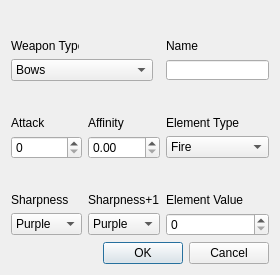
<?xml version="1.0" encoding="UTF-8"?>
<ui version="4.0">
 <class>addweapondialog</class>
 <widget class="QDialog" name="addweapondialog">
  <property name="geometry">
   <rect>
    <x>0</x>
    <y>0</y>
    <width>280</width>
    <height>275</height>
   </rect>
  </property>
  <property name="minimumSize">
   <size>
    <width>280</width>
    <height>275</height>
   </size>
  </property>
  <property name="maximumSize">
   <size>
    <width>280</width>
    <height>275</height>
   </size>
  </property>
  <property name="windowTitle">
   <string>Add Custom Weapon</string>
  </property>
  <layout class="QGridLayout" name="gridLayout">
   <item row="2" column="0" alignment="Qt::AlignBottom">
    <widget class="QLabel" name="label_2">
     <property name="maximumSize">
      <size>
       <width>16777215</width>
       <height>25</height>
      </size>
     </property>
     <property name="text">
      <string>Attack</string>
     </property>
    </widget>
   </item>
   <item row="0" column="0" alignment="Qt::AlignBottom">
    <widget class="QLabel" name="label">
     <property name="maximumSize">
      <size>
       <width>68</width>
       <height>25</height>
      </size>
     </property>
     <property name="text">
      <string>Weapon Type</string>
     </property>
    </widget>
   </item>
   <item row="0" column="2" alignment="Qt::AlignBottom">
    <widget class="QLabel" name="label_8">
     <property name="maximumSize">
      <size>
       <width>134</width>
       <height>25</height>
      </size>
     </property>
     <property name="text">
      <string>Name</string>
     </property>
    </widget>
   </item>
   <item row="1" column="2">
    <widget class="QLineEdit" name="nameLineEdit">
     <property name="maximumSize">
      <size>
       <width>134</width>
       <height>20</height>
      </size>
     </property>
    </widget>
   </item>
   <item row="1" column="0" colspan="2">
    <widget class="QComboBox" name="weaponTypeComboBox">
     <property name="maximumSize">
      <size>
       <width>142</width>
       <height>22</height>
      </size>
     </property>
     <item>
      <property name="text">
       <string>Bows</string>
      </property>
     </item>
     <item>
      <property name="text">
       <string>ChargeBlades</string>
      </property>
     </item>
     <item>
      <property name="text">
       <string>DualBlades</string>
      </property>
     </item>
     <item>
      <property name="text">
       <string>GreatSwords</string>
      </property>
     </item>
     <item>
      <property name="text">
       <string>Gunlances</string>
      </property>
     </item>
     <item>
      <property name="text">
       <string>Hammers</string>
      </property>
     </item>
     <item>
      <property name="text">
       <string>HeavyBowguns</string>
      </property>
     </item>
     <item>
      <property name="text">
       <string>InsectGlaives</string>
      </property>
     </item>
     <item>
      <property name="text">
       <string>Lances</string>
      </property>
     </item>
     <item>
      <property name="text">
       <string>LightBowguns</string>
      </property>
     </item>
     <item>
      <property name="text">
       <string>LongSwords</string>
      </property>
     </item>
     <item>
      <property name="text">
       <string>SwordnShields</string>
      </property>
     </item>
    </widget>
   </item>
   <item row="2" column="1" alignment="Qt::AlignBottom">
    <widget class="QLabel" name="label_3">
     <property name="text">
      <string>Affinity</string>
     </property>
    </widget>
   </item>
   <item row="2" column="2" alignment="Qt::AlignBottom">
    <widget class="QLabel" name="label_4">
     <property name="text">
      <string>Element Type</string>
     </property>
    </widget>
   </item>
   <item row="3" column="0">
    <widget class="QSpinBox" name="attackSpinBox"/>
   </item>
   <item row="3" column="1">
    <widget class="QDoubleSpinBox" name="affinityDoubleSpinBox"/>
   </item>
   <item row="5" column="0">
    <widget class="QComboBox" name="sharpnessButtonBox">
     <item>
      <property name="text">
       <string>Purple</string>
      </property>
     </item>
     <item>
      <property name="text">
       <string>White</string>
      </property>
     </item>
     <item>
      <property name="text">
       <string>Blue</string>
      </property>
     </item>
     <item>
      <property name="text">
       <string>Green</string>
      </property>
     </item>
     <item>
      <property name="text">
       <string>Yellow</string>
      </property>
     </item>
     <item>
      <property name="text">
       <string>Orange</string>
      </property>
     </item>
     <item>
      <property name="text">
       <string>Red</string>
      </property>
     </item>
    </widget>
   </item>
   <item row="6" column="0" colspan="3">
    <widget class="QDialogButtonBox" name="buttonBox">
     <property name="orientation">
      <enum>Qt::Horizontal</enum>
     </property>
     <property name="standardButtons">
      <set>QDialogButtonBox::Cancel|QDialogButtonBox::Ok</set>
     </property>
    </widget>
   </item>
   <item row="3" column="2">
    <widget class="QComboBox" name="elementTypeComboBox">
     <item>
      <property name="text">
       <string>Fire</string>
      </property>
     </item>
     <item>
      <property name="text">
       <string>Water</string>
      </property>
     </item>
     <item>
      <property name="text">
       <string>Ice</string>
      </property>
     </item>
     <item>
      <property name="text">
       <string>Dragon</string>
      </property>
     </item>
     <item>
      <property name="text">
       <string>Thunder</string>
      </property>
     </item>
     <item>
      <property name="text">
       <string>None/Status</string>
      </property>
     </item>
    </widget>
   </item>
   <item row="4" column="2" alignment="Qt::AlignBottom">
    <widget class="QLabel" name="label_5">
     <property name="text">
      <string>Element Value</string>
     </property>
    </widget>
   </item>
   <item row="4" column="1" alignment="Qt::AlignBottom">
    <widget class="QLabel" name="label_7">
     <property name="text">
      <string>Sharpness+1</string>
     </property>
    </widget>
   </item>
   <item row="5" column="1">
    <widget class="QComboBox" name="sharpness1ComboBox">
     <item>
      <property name="text">
       <string>Purple</string>
      </property>
     </item>
     <item>
      <property name="text">
       <string>White</string>
      </property>
     </item>
     <item>
      <property name="text">
       <string>Blue</string>
      </property>
     </item>
     <item>
      <property name="text">
       <string>Green</string>
      </property>
     </item>
     <item>
      <property name="text">
       <string>Yellow</string>
      </property>
     </item>
     <item>
      <property name="text">
       <string>Orange</string>
      </property>
     </item>
     <item>
      <property name="text">
       <string>Red</string>
      </property>
     </item>
    </widget>
   </item>
   <item row="5" column="2">
    <widget class="QSpinBox" name="elementSpinBox"/>
   </item>
   <item row="4" column="0" alignment="Qt::AlignBottom">
    <widget class="QLabel" name="label_6">
     <property name="maximumSize">
      <size>
       <width>16777215</width>
       <height>25</height>
      </size>
     </property>
     <property name="text">
      <string>Sharpness</string>
     </property>
    </widget>
   </item>
  </layout>
 </widget>
 <resources/>
 <connections>
  <connection>
   <sender>buttonBox</sender>
   <signal>accepted()</signal>
   <receiver>addweapondialog</receiver>
   <slot>accept()</slot>
   <hints>
    <hint type="sourcelabel">
     <x>248</x>
     <y>254</y>
    </hint>
    <hint type="destinationlabel">
     <x>157</x>
     <y>274</y>
    </hint>
   </hints>
  </connection>
  <connection>
   <sender>buttonBox</sender>
   <signal>rejected()</signal>
   <receiver>addweapondialog</receiver>
   <slot>reject()</slot>
   <hints>
    <hint type="sourcelabel">
     <x>316</x>
     <y>260</y>
    </hint>
    <hint type="destinationlabel">
     <x>286</x>
     <y>274</y>
    </hint>
   </hints>
  </connection>
 </connections>
</ui>
